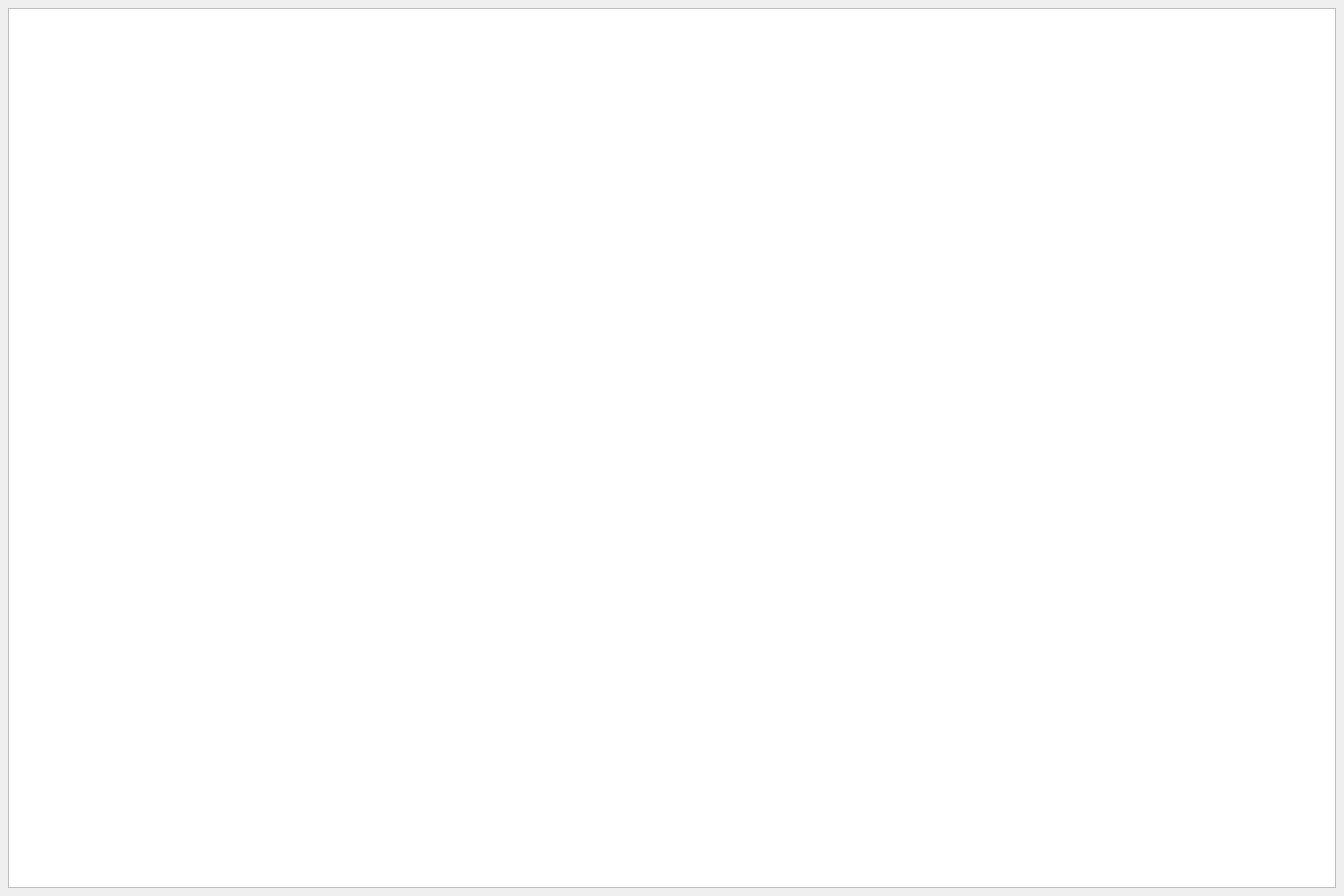
<?xml version="1.0" encoding="UTF-8"?>
<ui version="4.0">
 <class>MainWindow</class>
 <widget class="QMainWindow" name="MainWindow">
  <property name="geometry">
   <rect>
    <x>0</x>
    <y>0</y>
    <width>1500</width>
    <height>1000</height>
   </rect>
  </property>
  <property name="minimumSize">
   <size>
    <width>1000</width>
    <height>500</height>
   </size>
  </property>
  <property name="windowTitle">
   <string>LCD Debug</string>
  </property>
  <widget class="QWidget" name="centralwidget">
   <layout class="QVBoxLayout" name="verticalLayout" stretch="95">
    <item>
     <widget class="QPlainTextEdit" name="plainTextEdit">
      <property name="focusPolicy">
       <enum>Qt::NoFocus</enum>
      </property>
      <property name="undoRedoEnabled">
       <bool>false</bool>
      </property>
      <property name="lineWrapMode">
       <enum>QPlainTextEdit::NoWrap</enum>
      </property>
      <property name="readOnly">
       <bool>true</bool>
      </property>
      <property name="textInteractionFlags">
       <set>Qt::NoTextInteraction</set>
      </property>
     </widget>
    </item>
   </layout>
  </widget>
 </widget>
 <tabstops>
  <tabstop>plainTextEdit</tabstop>
 </tabstops>
 <resources/>
 <connections/>
</ui>
